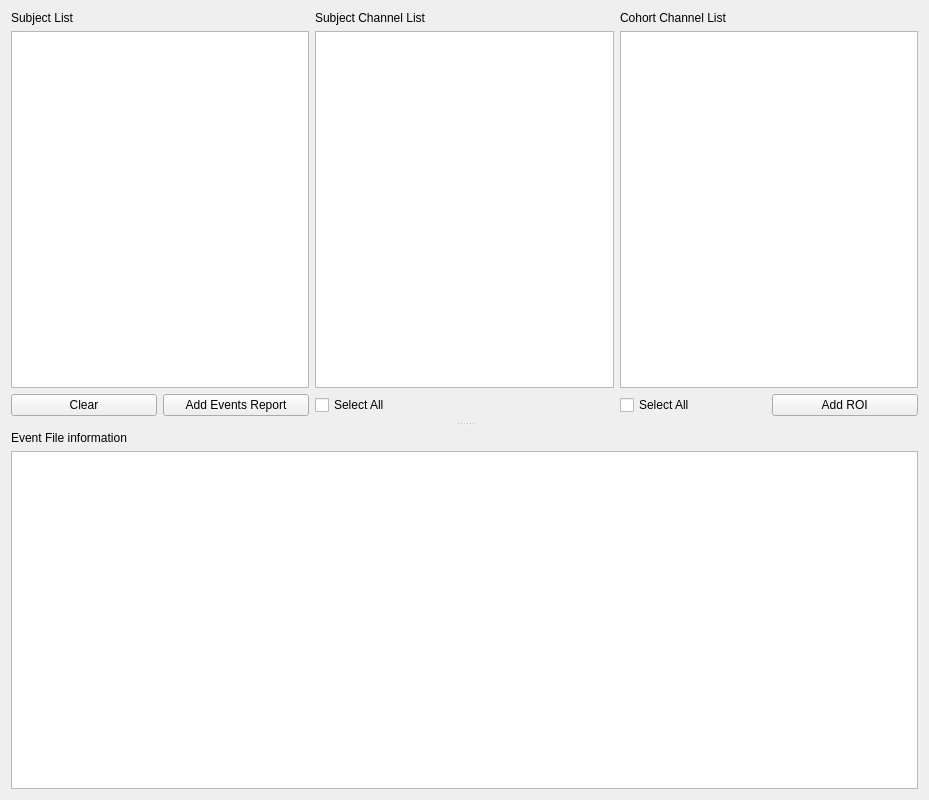
<?xml version="1.0" encoding="UTF-8"?>
<ui version="4.0">
 <class>DetectionsCohortReviewSettingsView</class>
 <widget class="QWidget" name="DetectionsCohortReviewSettingsView">
  <property name="geometry">
   <rect>
    <x>0</x>
    <y>0</y>
    <width>929</width>
    <height>800</height>
   </rect>
  </property>
  <property name="windowTitle">
   <string>Form</string>
  </property>
  <layout class="QHBoxLayout" name="horizontalLayout_3">
   <item>
    <widget class="QSplitter" name="splitter">
     <property name="orientation">
      <enum>Qt::Orientation::Vertical</enum>
     </property>
     <property name="handleWidth">
      <number>15</number>
     </property>
     <property name="childrenCollapsible">
      <bool>false</bool>
     </property>
     <widget class="QWidget" name="layoutWidget">
      <layout class="QGridLayout" name="gridLayout">
       <item row="0" column="0">
        <widget class="QLabel" name="label">
         <property name="text">
          <string>Subject List</string>
         </property>
        </widget>
       </item>
       <item row="0" column="1">
        <widget class="QLabel" name="label_2">
         <property name="text">
          <string>Subject Channel List</string>
         </property>
        </widget>
       </item>
       <item row="0" column="2">
        <widget class="QLabel" name="label_3">
         <property name="text">
          <string>Cohort Channel List</string>
         </property>
        </widget>
       </item>
       <item row="1" column="0">
        <widget class="QListView" name="subject_listView">
         <property name="editTriggers">
          <set>QAbstractItemView::EditTrigger::NoEditTriggers</set>
         </property>
        </widget>
       </item>
       <item row="1" column="1">
        <widget class="QListView" name="chan_subject_listView"/>
       </item>
       <item row="2" column="0">
        <layout class="QHBoxLayout" name="horizontalLayout">
         <item>
          <widget class="QPushButton" name="clear_pushButton">
           <property name="text">
            <string>Clear</string>
           </property>
          </widget>
         </item>
         <item>
          <widget class="QPushButton" name="add_pushButton">
           <property name="text">
            <string>Add Events Report</string>
           </property>
          </widget>
         </item>
        </layout>
       </item>
       <item row="2" column="1">
        <widget class="QCheckBox" name="all_subject_chan_checkBox">
         <property name="text">
          <string>Select All</string>
         </property>
        </widget>
       </item>
       <item row="2" column="2">
        <layout class="QHBoxLayout" name="horizontalLayout_2">
         <item>
          <widget class="QCheckBox" name="all_cohort_chan_checkBox">
           <property name="text">
            <string>Select All</string>
           </property>
          </widget>
         </item>
         <item>
          <widget class="QPushButton" name="add_ROI_pushButton">
           <property name="toolTip">
            <string>Rename your channel labels first. Adding the ROIs must be the final step.</string>
           </property>
           <property name="text">
            <string>   Add ROI   </string>
           </property>
          </widget>
         </item>
        </layout>
       </item>
       <item row="1" column="2">
        <widget class="QListWidget" name="chan_cohort_listWidget"/>
       </item>
      </layout>
     </widget>
     <widget class="QWidget" name="layoutWidget">
      <layout class="QVBoxLayout" name="verticalLayout">
       <item>
        <widget class="QLabel" name="label_4">
         <property name="text">
          <string>Event File information</string>
         </property>
        </widget>
       </item>
       <item>
        <widget class="QTextEdit" name="message_textEdit">
         <property name="readOnly">
          <bool>true</bool>
         </property>
        </widget>
       </item>
      </layout>
     </widget>
    </widget>
   </item>
  </layout>
 </widget>
 <resources>
  <include location="../../../../snooz-toolbox/src/main/python/ui/themes/themes.qrc"/>
 </resources>
 <connections>
  <connection>
   <sender>clear_pushButton</sender>
   <signal>clicked()</signal>
   <receiver>DetectionsCohortReviewSettingsView</receiver>
   <slot>clear_subject_slot()</slot>
   <hints>
    <hint type="sourcelabel">
     <x>54</x>
     <y>312</y>
    </hint>
    <hint type="destinationlabel">
     <x>464</x>
     <y>399</y>
    </hint>
   </hints>
  </connection>
  <connection>
   <sender>add_pushButton</sender>
   <signal>clicked()</signal>
   <receiver>DetectionsCohortReviewSettingsView</receiver>
   <slot>add_subject_slot()</slot>
   <hints>
    <hint type="sourcelabel">
     <x>174</x>
     <y>312</y>
    </hint>
    <hint type="destinationlabel">
     <x>464</x>
     <y>399</y>
    </hint>
   </hints>
  </connection>
  <connection>
   <sender>all_subject_chan_checkBox</sender>
   <signal>clicked()</signal>
   <receiver>DetectionsCohortReviewSettingsView</receiver>
   <slot>select_all_subject_chan_slot()</slot>
   <hints>
    <hint type="sourcelabel">
     <x>425</x>
     <y>311</y>
    </hint>
    <hint type="destinationlabel">
     <x>464</x>
     <y>399</y>
    </hint>
   </hints>
  </connection>
  <connection>
   <sender>all_cohort_chan_checkBox</sender>
   <signal>clicked()</signal>
   <receiver>DetectionsCohortReviewSettingsView</receiver>
   <slot>select_all_cohort_chan_slot()</slot>
   <hints>
    <hint type="sourcelabel">
     <x>705</x>
     <y>321</y>
    </hint>
    <hint type="destinationlabel">
     <x>464</x>
     <y>399</y>
    </hint>
   </hints>
  </connection>
  <connection>
   <sender>add_ROI_pushButton</sender>
   <signal>clicked()</signal>
   <receiver>DetectionsCohortReviewSettingsView</receiver>
   <slot>add_ROI_slot()</slot>
   <hints>
    <hint type="sourcelabel">
     <x>544</x>
     <y>322</y>
    </hint>
    <hint type="destinationlabel">
     <x>464</x>
     <y>399</y>
    </hint>
   </hints>
  </connection>
  <connection>
   <sender>subject_listView</sender>
   <signal>clicked(QModelIndex)</signal>
   <receiver>DetectionsCohortReviewSettingsView</receiver>
   <slot>subject_selection_changed_slot()</slot>
   <hints>
    <hint type="sourcelabel">
     <x>159</x>
     <y>209</y>
    </hint>
    <hint type="destinationlabel">
     <x>464</x>
     <y>399</y>
    </hint>
   </hints>
  </connection>
 </connections>
 <slots>
  <slot>clear_subject_slot()</slot>
  <slot>add_subject_slot()</slot>
  <slot>select_all_subject_chan_slot()</slot>
  <slot>select_all_cohort_chan_slot()</slot>
  <slot>add_ROI_slot()</slot>
  <slot>item_changed_subject_slot()</slot>
  <slot>item_changed_cohort_slot()</slot>
  <slot>subject_selection_changed_slot()</slot>
 </slots>
</ui>
